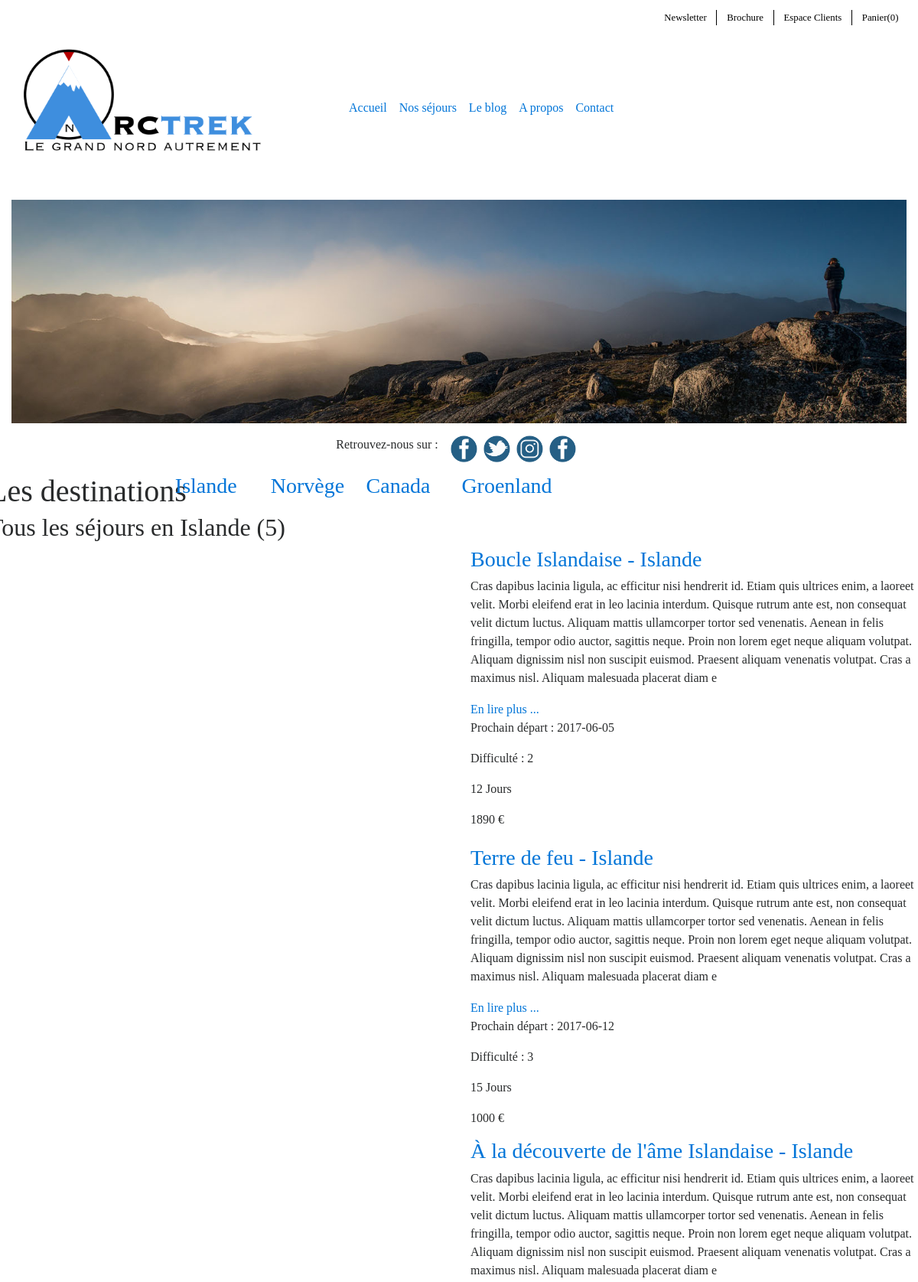
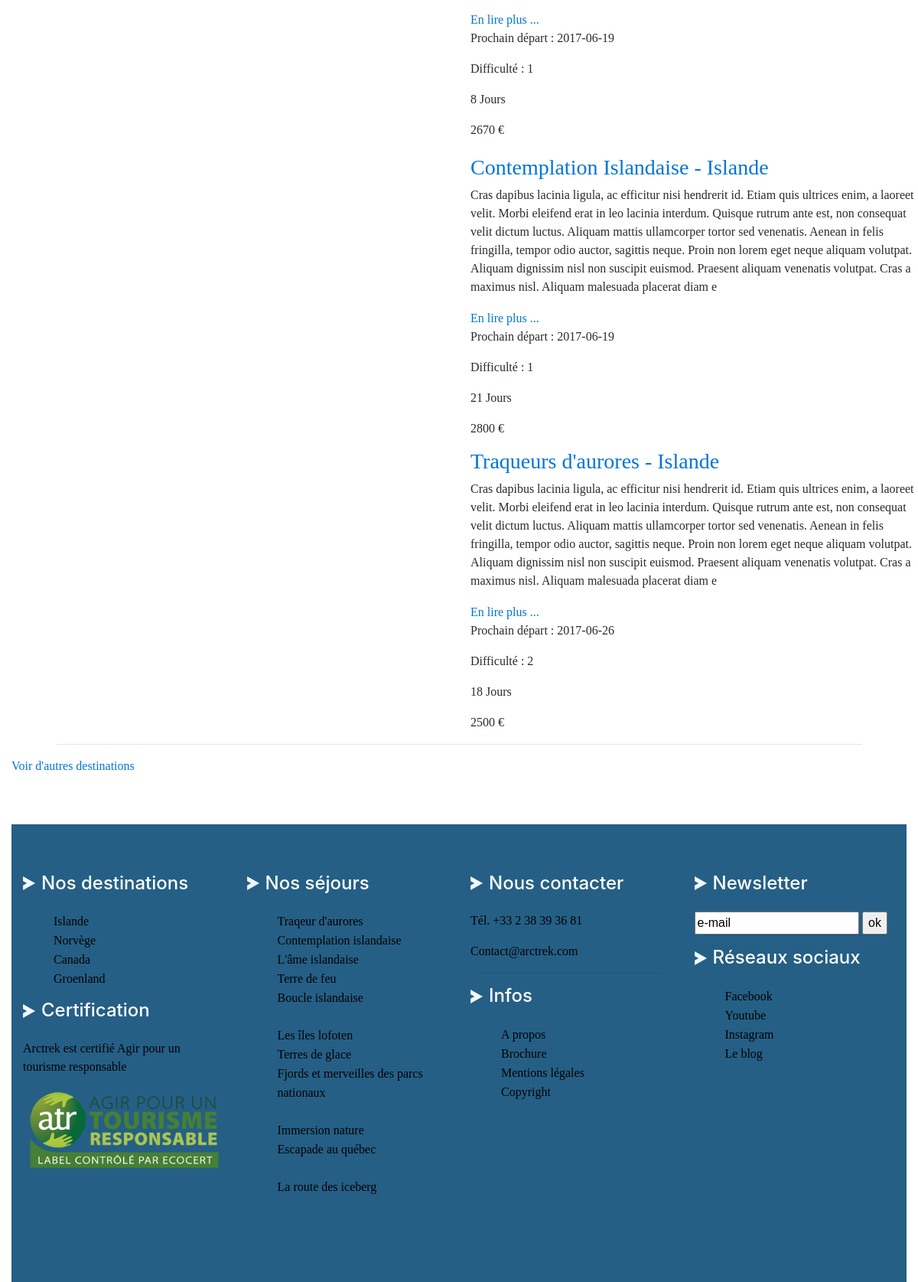
The page /les_sejours.php?id=1 on the database its author committed (2 pictures, top to bottom).
### tables this page shows
CREATE TABLE IF NOT EXISTS `destination` (
  `id` int(11) NOT NULL AUTO_INCREMENT,
  `libelle` varchar(255) NOT NULL,
  `image` varchar(255) NOT NULL,
  PRIMARY KEY (`id`)
);

CREATE TABLE IF NOT EXISTS `sejour` (
  `id` bigint(20) NOT NULL AUTO_INCREMENT,
  `titre` varchar(255) NOT NULL,
  `contenu` mediumtext NOT NULL,
  `difficulte` int(11) NOT NULL,
  `duree_sejour` int(11) NOT NULL,
  `prix` double NOT NULL,
  `itinéraire` mediumtext NOT NULL,
  `equipement` mediumtext,
  `formalite` mediumtext,
  `sante` mediumtext,
  `climat` mediumtext,
  `image` varchar(255) NOT NULL,
  `destination_id` int(11) NOT NULL,
  PRIMARY KEY (`id`),
  KEY `fk_sejour_destination_idx` (`destination_id`)
);

### model/entities/destinations-entity.php (called while the page is built)
<?php
function getAllDestinations() {
    global $connection;
    $query = "SELECT * FROM destination
              ORDER BY id
              ";
    $stmt = $connection->prepare($query);
    $stmt->execute();
    return $stmt->fetchAll();
}

### model/entities/sejours-entity.php (called while the page is built, shortened)
<?php
function getAllSejours($id) {
    global $connection;
    $query = "SELECT  sejour.id,
		                  sejour.titre,
		                  sejour.contenu,
		                  sejour.difficulte,
		                  sejour.duree_sejour,
		                  date_depart.prix AS 'prix',
		                  date_depart.depart AS 'depart',
		                  sejour.image,
		                  destination.id AS 'destination_id',
		                  destination.libelle
              FROM sejour
              INNER JOIN destination ON destination.id = sejour.destination_id
              INNER JOIN date_depart ON date_depart.sejour_id = sejour.id
              WHERE destination_id = :id
              GROUP BY sejour.id;
              ";
    $stmt = $connection->prepare($query);
    $stmt->bindParam(":id", $id);
    $stmt->execute();
    return $stmt->fetchAll();
}
function getNbSejours($id) {
    global $connection;
    $query = "SELECT COUNT(sejour.id) AS 'nbsejours'
              FROM sejour
              WHERE destination_id = :id;
              ";
    $stmt = $connection->prepare($query);
    $stmt->bindParam(":id", $id);
    $stmt->execute();
    return $stmt->fetchAll();
}

### les_sejours.php (the view, shortened to what this page needs)
<?php
require_once 'layout/header.php';
$id = $_GET['id'];
$destinations = getAllDestinations();
$sejours = getAllSejours($id);
$nbjsejours = getNbSejours($sejours[0]['destination_id']);
 ?>
 <div class="row destination">
     <div class="row">
         <h1>Les destinations</h1>
     </div>
     <div class="row dest-content" id="dest-content">
       <?php foreach ($destinations as $destination) : ?>
         <div class="col-lg-3 col-md-6 col-sm-6">
             <a id="dest<?php echo $destination['id'];?>" class="dest-link" href="les_sejours.php?id=<?php echo $destination['id'];?>#img-header">
                 <section class="dest-<?php echo $destination['id'];?>">
                     <div class="dest-img">
                         <h3><?php echo $destination['libelle'];?></h3>
                     </div>
                 </section>
             </a>
         </div>
       <?php endforeach; ?>
     </div>
 </div>
  <section class="sejours-content">
    <div class="row">
        <div class="sejour" id="islande">
            <div class="row">
                <h2>Tous les séjours en <?php echo $sejours[0]['libelle'];?> (<?php echo $nbjsejours[0]['nbsejours'];?>)</h2>
            </div>
            <div class="row sejour-article">
              <?php foreach ($sejours as $sejour) : ?>
                <div class="col-lg-6 col-md-12 col-sm-12">
                    <div class="container-img">
                    </div>
                </div>
                <div class="col-lg-6 col-md-12 col-sm-12">
                    <article>
                        <h3>
                          <a href="sejour.php?id=<?php echo $sejour['id'];?>">
                            <?php echo $sejour['titre'] ." - " . $sejour['libelle'];?>
                          </a>
                        </h3>
                        <p><?php echo substr($sejour['contenu'], 0, 505); ?></p>
                        <a href="sejour.php?id=<?php echo $sejour['id'];?>">En lire plus ...</a>
                        <section>
                            <div>
                                <p>Prochain départ : <?php echo $sejour['depart']; ?> </p>
                                <p class="difficult1">Difficulté : <?php echo $sejour['difficulte'];?></p>
                            </div>
                            <div>
                                <p><?php echo $sejour['duree_sejour']; ?> Jours</p>
                                <p><?php echo $sejour['prix'];?> €</p>
                            </div>
                        </section>
                    </article>
                </div>
              <?php endforeach; ?>
            </div>
        </div>
    </div>
  </section>
  <div class="voir-plus">
    <hr>
    <a href="#img-header">Voir d'autres destinations</a>
  </div>
<?php
  require_once 'layout/footer.php';
?>

### layout/header.php (shortened to what this page needs)
<!DOCTYPE html>
<html>
<head>
    <link rel="stylesheet" href="styles/css/style.css">
    <link rel="stylesheet" href="styles/css/bootstrap-grid.css">
    <link rel="stylesheet" href="styles/css/bootstrap.css">
</head>
<body>
    <div class="container-fluid">
        <header>
            <div class="row">
                <div class="col-4-md col-lg-4 col-sm-12 col-xs-12 logo-container">
                    <a href="index.php#img-header"><img src="images-finales/logo.png" alt="paysage" class="logo"></a>
                </div>
                <div class="col-8-md col-lg-8 col-sm-12 col-xs-12">
                    <div class="row">
                        <ul class="nav-secondaire">
                            <li><a href="#">Newsletter</a></li>
                            <li><a href="#">Brochure</a></li>
                            <li><a href="login.php#img-header">Espace Clients</a></li>
                            <li><a href="#">Panier(0)</a></li>
                        </ul>
                    </div>
                    <div class="row">
                        <nav class="main-nav">
                            <ul class="nav-principale">
                                <li><a href="index.php#img-header">Accueil</a></li>
                                <li><a href="les_sejours.php?id=1#img-header">Nos séjours</a></li>
                                <li><a href="blog.php?id=1#img-header">Le blog</a></li>
                                <li><a href="#">A propos</a></li>
                                <li><a href="#">Contact</a></li>
                            </ul>
                        </nav>
                    </div>
                </div>
            </div>
            <div class="row">
                <div class="col">
                    <img src="images-finales/Image-header.jpg" alt="paysage" class="img-fluid" id="img-header">
                </div>
            </div>
            <div class="row">
                <div class="col reseaux-sociaux">
                    <p>Retrouvez-nous sur :</p>
                    <ul class="list-social">
                        <li><a href="#" class="hidden-text">
                            <img src="images-finales/icones/face2.png" alt="" class="img-fluid img-reseaux">
                        </a></li>
                        <li><a href="#" class="hidden-text">
                            <img src="images-finales/icones/twit2.png" alt="" class="img-fluid img-reseaux">
                        </a></li>
                        <li><a href="#" class="hidden-text">
                            <img src="images-finales/icones/insta2.png" alt="" class="img-fluid img-reseaux">
                        </a></li>
                        <li><a href="#" class="hidden-text">
                            <img src="images-finales/icones/face2.png" alt="" class="img-fluid img-reseaux">
                        </a></li>
                    </ul>
                </div>
            </div>
        </header>

### layout/footer.php (shortened to what this page needs)
<footer>
    <div class="row footer">
        <div class="col-lg-3 col-md-6 col-sm-6 footer-section" id="footer-dest">
            <h4>Nos destinations</h4>
            <ul>
                <li><a href="#">Islande</a></li>
                <li><a href="#">Norvège</a></li>
                <li><a href="#">Canada</a></li>
                <li><a href="#">Groenland</a></li>
            </ul>
            <h4>Certification </h4>
            <p>Arctrek est certifié Agir pour un tourisme responsable</p>
            <img src="images-finales/icones/atr-tourisme.png" alt="" class="img-fluid">
        </div>
        <div class="col-lg-3 col-md-6 col-sm-6 footer-section" id="footer-sej">
            <h4>Nos séjours</h4>
            <ul>
                <li><a href="#">Traqeur d'aurores</a></li>
                <li><a href="#">Contemplation islandaise</a></li>
                <li><a href="#">L'âme islandaise</a></li>
                <li><a href="#">Terre de feu</a></li>
                <li><a href="#">Boucle islandaise</a></li><br>
                <li><a href="#">Les îles lofoten</a></li>
                <li><a href="#">Terres de glace</a></li>
                <li><a href="#">Fjords et merveilles des parcs nationaux</a></li><br>
                <li><a href="#">Immersion nature</a></li>
                <li><a href="#">Escapade au québec</a></li><br>
                <li><a href="#">La route des iceberg</a></li>
            </ul>
        </div>
        <div class="col-lg-3 col-md-6 col-sm-6 footer-section">
            <h4>Nous contacter</h4>
            <p>Tél. +33 2 38 39 36 81</p>
            <p>Contact@arctrek.com</p>
            <hr>
            <h4>Infos</h4>
            <ul>
                <li><a href="">A propos</a></li>
                <li><a href="">Brochure</a></li>
                <li><a href="">Mentions légales</a></li>
                <li><a href="">Copyright</a></li>
            </ul>
        </div>
        <div class="col-lg-3 col-md-6 col-sm-6 footer-section">
            <h4>Newsletter</h4>
            <input type="email" value="e-mail">
            <input type="submit" value="ok">
            <hr>
            <h4>Réseaux sociaux</h4>
            <ul>
                <li><a href="">Facebook</a></li>
                <li><a href="">Youtube</a></li>
                <li><a href="">Instagram</a></li>
                <li><a href="">Le blog</a></li>
            </ul>
        </div>
    </div>
</footer>
</body>
</html>

### styles/css/style.css (style rules this page uses)
body { background-color: red; }
body p, body a { font-family: "bonveno"; }
body h1, body h2, body h3 { font-family: "copperplate"; }
body hr { width: 90%; margin: auto; margin-bottom: 1em; }
body .container-img { padding: 0; max-width: 600px; margin: auto; }
.container-fluid { max-width: 1200px; }
header .logo { margin: 4em 0 4em 1em; max-width: 310px; }
header .main-nav::before { display: none; }
header .main-nav ul { display: flex; flex-flow: row wrap; justify-content: center; position: static; }
header .nav-secondaire { font-size: 0.8em; margin-top: 1em; display: flex; list-style: none; position: absolute; right: 1em; }
header .nav-secondaire li { padding-left: 1em; padding-right: 1em; border-left: 1px solid black; }
header .nav-secondaire li a { color: black; }
header .nav-secondaire li:nth-of-type(1) { border-left: none; }
header .nav-principale { margin-top: 8em; display: flex; list-style: none; position: absolute; right: 1em; }
header .nav-principale li { padding-left: 1em; color: #3e8ede; }
header .reseaux-sociaux { margin-top: 1em; display: flex; justify-content: center; }
header .reseaux-sociaux .list-social { display: flex; list-style: none; padding-left: 1em; }
header .reseaux-sociaux .list-social .img-reseaux { margin-right: 0.5em; width: 35px; height: 35px; }
.voir-plus { margin-bottom: 4em; }
.voir-plus a { display: block; margin: auto; }
footer { background-color: #255f85; }
footer .footer { padding-top: 4em; padding-bottom: 4em; max-width: 1200px; margin: auto; color: black; }
footer .footer .footer-section { margin-bottom: 2em; }
footer .footer h4 { background: url("../../images-finales/icones/fleche-blanche.png") no-repeat; background-position: left center; padding-left: 1em; margin-bottom: 1em; color: white; }
footer .footer li { list-style: none; }
footer .footer a { color: black; }

### rows shown on the page
destination: libelle "Islande"
destination: libelle "Norvège"
destination: libelle "Canada"
destination: libelle "Groenland"
sejour: titre "Boucle Islandaise", destination.libelle "Islande", contenu "Cras dapibus lacinia ligula, ac efficitur nisi hendrerit id. Etiam quis ultrices enim, a laoreet velit. Morbi eleifend erat in leo lacinia interdum. Quisque rutrum ante est, non consequat velit dictum luctus. Aliquam mattis ullamcorper tortor sed venenatis. Aenean in felis fringilla, tempor odio auctor, sagittis neque. Proin non lorem eget neque aliquam volutpat. Aliquam dignissim nisl non suscipit euismod. Praesent aliquam venenatis volutpat. Cras a maximus nisl. Aliquam malesuada placerat diam e", depart "2017-06-05", difficulte "2", duree_sejour "12", prix "1890"
sejour: titre "Terre de feu", destination.libelle "Islande", contenu "Cras dapibus lacinia ligula, ac efficitur nisi hendrerit id. Etiam quis ultrices enim, a laoreet velit. Morbi eleifend erat in leo lacinia interdum. Quisque rutrum ante est, non consequat velit dictum luctus. Aliquam mattis ullamcorper tortor sed venenatis. Aenean in felis fringilla, tempor odio auctor, sagittis neque. Proin non lorem eget neque aliquam volutpat. Aliquam dignissim nisl non suscipit euismod. Praesent aliquam venenatis volutpat. Cras a maximus nisl. Aliquam malesuada placerat diam e", depart "2017-06-12", difficulte "3", duree_sejour "15", prix "1000"
sejour: titre "À la découverte de l'âme Islandaise", destination.libelle "Islande", contenu "Cras dapibus lacinia ligula, ac efficitur nisi hendrerit id. Etiam quis ultrices enim, a laoreet velit. Morbi eleifend erat in leo lacinia interdum. Quisque rutrum ante est, non consequat velit dictum luctus. Aliquam mattis ullamcorper tortor sed venenatis. Aenean in felis fringilla, tempor odio auctor, sagittis neque. Proin non lorem eget neque aliquam volutpat. Aliquam dignissim nisl non suscipit euismod. Praesent aliquam venenatis volutpat. Cras a maximus nisl. Aliquam malesuada placerat diam e", depart "2017-06-19", difficulte "1", duree_sejour "8", prix "2670"
sejour: titre "Contemplation Islandaise", destination.libelle "Islande", contenu "Cras dapibus lacinia ligula, ac efficitur nisi hendrerit id. Etiam quis ultrices enim, a laoreet velit. Morbi eleifend erat in leo lacinia interdum. Quisque rutrum ante est, non consequat velit dictum luctus. Aliquam mattis ullamcorper tortor sed venenatis. Aenean in felis fringilla, tempor odio auctor, sagittis neque. Proin non lorem eget neque aliquam volutpat. Aliquam dignissim nisl non suscipit euismod. Praesent aliquam venenatis volutpat. Cras a maximus nisl. Aliquam malesuada placerat diam e", depart "2017-06-19", difficulte "1", duree_sejour "21", prix "2800"
sejour: titre "Traqueurs d'aurores", destination.libelle "Islande", contenu "Cras dapibus lacinia ligula, ac efficitur nisi hendrerit id. Etiam quis ultrices enim, a laoreet velit. Morbi eleifend erat in leo lacinia interdum. Quisque rutrum ante est, non consequat velit dictum luctus. Aliquam mattis ullamcorper tortor sed venenatis. Aenean in felis fringilla, tempor odio auctor, sagittis neque. Proin non lorem eget neque aliquam volutpat. Aliquam dignissim nisl non suscipit euismod. Praesent aliquam venenatis volutpat. Cras a maximus nisl. Aliquam malesuada placerat diam e", depart "2017-06-26", difficulte "2", duree_sejour "18", prix "2500"

### other values the page prints
$nbjsejours[0]['nbsejours'] "5"
